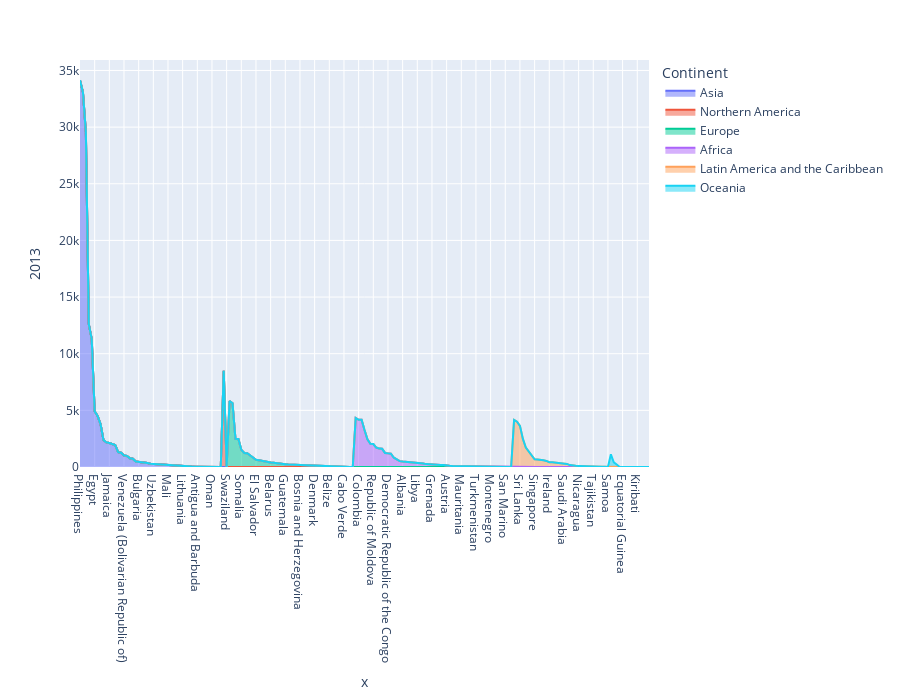

Here is the notebook cell this chart was saved with:
### Code cell
can2013 = canada.sort_values(by='2013',ascending=False)
px.area(can2013, x=can2010.index, y='2013', color='Continent',height=700)

### Figure 1 — Plotly figure (JSON) as saved in the notebook; plotly's stock layout.template omitted (floating-point values rounded to 4 significant figures)
{"data": [{"fillpattern": {"shape": ""}, "hovertemplate": "Continent=Asia<br>x=%{x}<br>2013=%{y}<extra></extra>", "legendgroup": "Asia", "line": {"color": "#636efa"}, "marker": {"symbol": "circle"}, "mode": "lines", "name": "Asia", "orientation": "v", "showlegend": true, "stackgroup": "1", "type": "scatter", "x": ["Philippines", "India", "China", "United Kingdom of Great Britain and Northern Ireland", "United States of America", "Egypt", "Iraq", "France", "Israel", "Brazil", "Jamaica", "Viet Nam", "Romania", "Bhutan", "Mauritius", "Venezuela (Bolivarian Republic of)", "Cuba", "Eritrea", "Trinidad and Tobago", "Sudan", "Bulgaria", "Dominican Republic", "Saint Vincent and the Grenadines", "Guinea", "Chile", "Uzbekistan", "Switzerland", "Uganda", "Azerbaijan", "Cambodia", "Mali", "Czech Republic", "Sweden", "Kyrgyzstan", "Chad", "Lithuania", "Democratic People's Republic of Korea", "Dominica", "Malawi", "Estonia", "Antigua and Barbuda", "China, Macao Special Administrative Region", "Cyprus", "Qatar", "Malta", "Oman", "Luxembourg", "Lesotho", "Vanuatu"], "xaxis": "x", "y": [34129, 33087, 29544, 12603, 11291, 4918, 4509, 3789, 2394, 2172, 2112, 2004, 1945, 1308, 1255, 1009, 982, 774, 729, 487, 462, 400, 387, 348, 288, 267, 262, 217, 207, 204, 167, 141, 125, 123, 99, 57, 48, 46, 39, 32, 29, 17, 16, 15, 14, 11, 6, 6, 1], "yaxis": "y"}, {"fillpattern": {"shape": ""}, "hovertemplate": "Continent=Northern America<br>x=%{x}<br>2013=%{y}<extra></extra>", "legendgroup": "Northern America", "line": {"color": "#EF553B"}, "marker": {"symbol": "circle"}, "mode": "lines", "name": "Northern America", "orientation": "v", "showlegend": true, "stackgroup": "1", "type": "scatter", "x": ["Iran (Islamic Republic of)", "Swaziland"], "xaxis": "x", "y": [8501, 2], "yaxis": "y"}, {"fillpattern": {"shape": ""}, "hovertemplate": "Continent=Europe<br>x=%{x}<br>2013=%{y}<extra></extra>", "legendgroup": "Europe", "line": {"color": "#00cc96"}, "marker": {"symbol": "circle"}, "mode": "lines", "name": "Europe", "orientation": "v", "showlegend": true, "stackgroup": "1", "type": "scatter", "x": ["Pakistan", "Morocco", "Mexico", "Ukraine", "Somalia", "Tunisia", "Peru", "Syrian Arab Republic", "Guyana", "El Salvador", "Senegal", "Indonesia", "China, Hong Kong Special Administrative Region", "Burundi", "Belarus", "Fiji", "Kazakhstan", "Togo", "Ecuador", "Guatemala", "Yemen", "United Republic of Tanzania", "Bolivia (Plurinational State of)", "Mongolia", "Bosnia and Herzegovina", "Liberia", "Georgia", "Djibouti", "Zambia", "Denmark", "Niger", "Congo", "Latvia", "Gabon", "Belize", "Saint Kitts and Nevis", "Slovenia", "Brunei Darussalam", "Monaco", "Cabo Verde", "Sao Tome and Principe", "American Samoa", "Marshall Islands"], "xaxis": "x", "y": [5827, 5623, 2487, 2466, 1512, 1231, 1217, 1015, 852, 630, 603, 545, 512, 425, 395, 379, 331, 298, 297, 247, 213, 201, 174, 145, 140, 125, 119, 112, 105, 90, 81, 76, 72, 59, 45, 20, 9, 7, 4, 1, 1, 0, 0], "yaxis": "y"}, {"fillpattern": {"shape": ""}, "hovertemplate": "Continent=Africa<br>x=%{x}<br>2013=%{y}<extra></extra>", "legendgroup": "Africa", "line": {"color": "#ab63fa"}, "marker": {"symbol": "circle"}, "mode": "lines", "name": "Africa", "orientation": "v", "showlegend": true, "stackgroup": "1", "type": "scatter", "x": ["Republic of Korea", "Colombia", "Algeria", "Nigeria", "Germany", "Russian Federation", "Republic of Moldova", "Ethiopia", "Cameroon", "Afghanistan", "Nepal", "Democratic Republic of the Congo", "South Africa", "Australia", "Malaysia", "Portugal", "Albania", "Myanmar", "Zimbabwe", "New Zealand", "Argentina", "Libya", "Belgium", "Hungary", "Serbia", "Armenia", "Grenada", "Costa Rica", "The former Yugoslav Republic of Macedonia", "Burkina Faso", "Spain", "Austria", "Greece", "Croatia", "Paraguay", "United Arab Emirates", "Mauritania", "Panama", "Finland", "Angola", "Botswana", "Turkmenistan", "Iceland", "Bahrain", "Bahamas", "Namibia", "Montenegro", "Suriname", "Seychelles", "Mozambique", "Papua New Guinea", "San Marino", "Andorra", "Nauru"], "xaxis": "x", "y": [4331, 4172, 4165, 3261, 2439, 2050, 2028, 1719, 1627, 1606, 1240, 1203, 1170, 818, 664, 517, 480, 463, 415, 407, 397, 343, 322, 316, 255, 229, 206, 201, 190, 182, 169, 114, 105, 90, 86, 83, 76, 63, 59, 57, 45, 39, 39, 33, 22, 12, 11, 10, 6, 5, 2, 1, 0, 0], "yaxis": "y"}, {"fillpattern": {"shape": ""}, "hovertemplate": "Continent=Latin America and the Caribbean<br>x=%{x}<br>2013=%{y}<extra></extra>", "legendgroup": "Latin America and the Caribbean", "line": {"color": "#FFA15A"}, "marker": {"symbol": "circle"}, "mode": "lines", "name": "Latin America and the Caribbean", "orientation": "v", "showlegend": true, "stackgroup": "1", "type": "scatter", "x": ["Haiti", "Bangladesh", "Sri Lanka", "Lebanon", "Jordan", "Turkey", "Côte d'Ivoire", "Singapore", "Ghana", "Poland", "Netherlands", "State of Palestine", "Ireland", "Kenya", "Italy", "Rwanda", "Honduras", "Saudi Arabia", "Benin", "Madagascar", "Slovakia", "Barbados", "Nicaragua", "Uruguay", "Kuwait", "Sierra Leone", "Lao People's Democratic Republic", "Tajikistan", "Norway", "Gambia", "Central African Republic", "Comoros", "Samoa"], "xaxis": "x", "y": [4152, 3996, 3631, 2479, 1714, 1402, 1022, 682, 656, 639, 590, 538, 427, 418, 392, 350, 345, 282, 273, 170, 122, 107, 97, 96, 66, 58, 55, 53, 48, 43, 25, 18, 4], "yaxis": "y"}, {"fillpattern": {"shape": ""}, "hovertemplate": "Continent=Oceania<br>x=%{x}<br>2013=%{y}<extra></extra>", "legendgroup": "Oceania", "line": {"color": "#19d3f3"}, "marker": {"symbol": "circle"}, "mode": "lines", "name": "Oceania", "orientation": "v", "showlegend": true, "stackgroup": "1", "type": "scatter", "x": ["Japan", "Thailand", "Saint Lucia", "Tonga", "Equatorial Guinea", "Maldives", "Guinea-Bissau", "Western Sahara", "Palau", "Kiribati", "Tuvalu", "Canada", "New Caledonia", "Liechtenstein"], "xaxis": "x", "y": [1121, 415, 228, 5, 3, 2, 1, 0, 0, 0, 0, 0, 0, 0], "yaxis": "y"}], "layout": {"height": 700, "legend": {"title": {"text": "Continent"}, "tracegroupgap": 0}, "margin": {"t": 60}, "xaxis": {"anchor": "y", "domain": [0, 1], "title": {"text": "x"}}, "yaxis": {"anchor": "x", "domain": [0, 1], "title": {"text": "2013"}}}}
